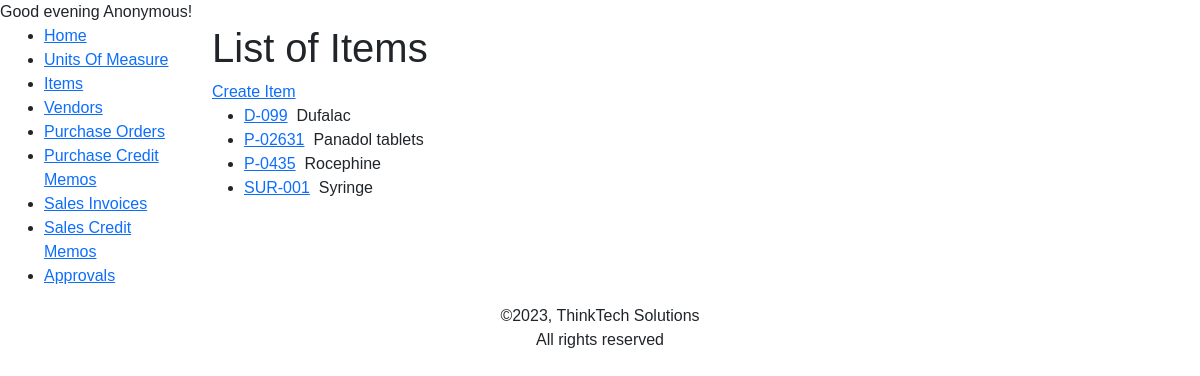
The page /inventory/items/ on the database as committed earlier.
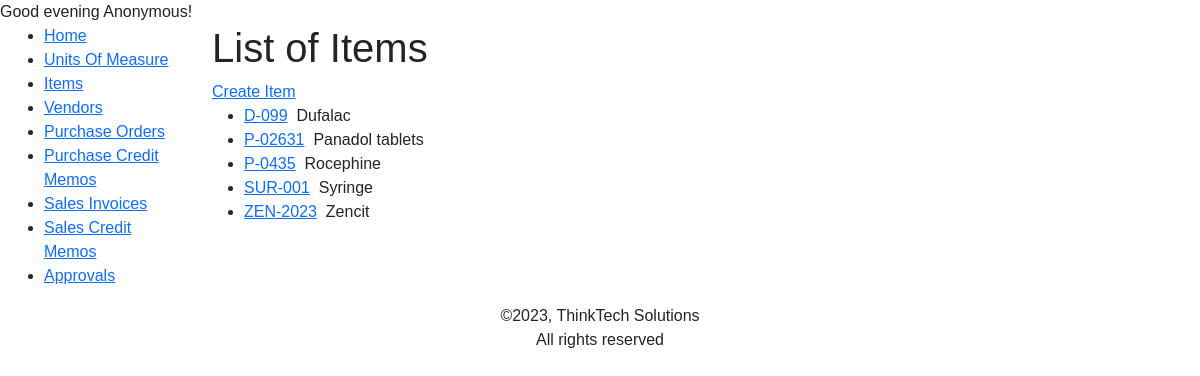
The same page on the database as committed later.
### inventory/models.py (models this page shows, shortened)
class Item(models.Model):
    code = models.CharField('Item Code', max_length=20, primary_key=True)
    description = models.CharField(max_length=200)
    unit = models.ForeignKey(Unit, on_delete=models.CASCADE, related_name='Items', related_query_name='Items')
    created_by = models.ForeignKey(User, on_delete=models.PROTECT, related_name='useritems', related_query_name='useritems')
    class Meta:
        verbose_name_plural = 'Items'
        ordering = ["code"]

### inventory/views.py (the view)
# urls.py: path('items/',views.ItemListView.as_view(), name='items'),
class ItemListView(generic.ListView):
    model = Item
    paginate_by = 25

### inventory/templatetags/custom_filters.py (called while the page is built)
@register.filter
def greeting(value):
    current_time = datetime.now().time()
    current_hour = current_time.hour
    if 5 <= current_hour < 12:
        time_category = "morning"
    elif 12 <= current_hour < 17:
        time_category = "afternoon"
    elif 17 <= current_hour < 20:
        time_category = "evening"
    else:
        time_category = "night"
    return f"Good {time_category}"

### inventory/templates/inventory/item_list.html (shortened to what this page needs)
{% extends "inventory/base.html" %}
{% block content %}
    <h1>List of Items</h1>
    <a href="{% url 'item-add' %}">Create Item</a>
    <ul>
        {% for item in item_list %}
        <li><a href="{% url 'item-detail' item.pk %}">{{item.code}}</a>&nbsp; {{item.description}}</li>
        {% endfor %}
    </ul>
{% endblock %}

Rows that differ between the two databases and show on the page:
added Item: code "ZEN-2023", description "Zencit"
